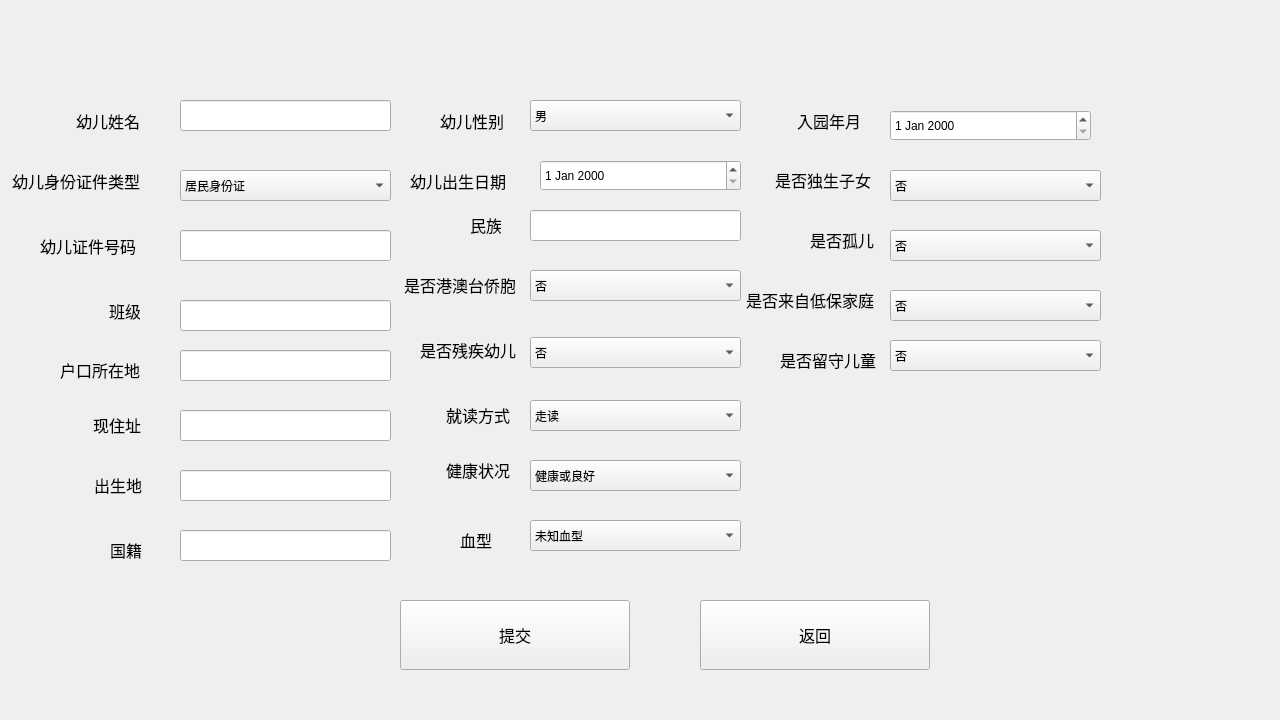
<?xml version="1.0" encoding="UTF-8"?>
<ui version="4.0">
    <class>Form</class>
    <widget class="QWidget" name="Form">
        <property name="geometry">
            <rect>
                <x>0</x>
                <y>0</y>
                <width>1280</width>
                <height>720</height>
            </rect>
        </property>
        <property name="windowTitle">
            <string>Form</string>
        </property>
        <widget class="QPushButton" name="pushButton">
            <property name="geometry">
                <rect>
                    <x>400</x>
                    <y>600</y>
                    <width>230</width>
                    <height>70</height>
                </rect>
            </property>
            <property name="font">
                <font>
                    <family>Adobe 黑体 Std R</family>
                    <pointsize>12</pointsize>
                </font>
            </property>
            <property name="text">
                <string>提交</string>
            </property>
        </widget>
        <widget class="QPushButton" name="pushButton_2">
            <property name="geometry">
                <rect>
                    <x>700</x>
                    <y>600</y>
                    <width>230</width>
                    <height>70</height>
                </rect>
            </property>
            <property name="font">
                <font>
                    <family>Adobe 黑体 Std R</family>
                    <pointsize>12</pointsize>
                </font>
            </property>
            <property name="text">
                <string>返回</string>
            </property>
        </widget>
        <widget class="QLabel" name="label">
            <property name="geometry">
                <rect>
                    <x>76</x>
                    <y>110</y>
                    <width>70</width>
                    <height>21</height>
                </rect>
            </property>
            <property name="font">
                <font>
                    <family>Adobe 黑体 Std R</family>
                    <pointsize>12</pointsize>
                </font>
            </property>
            <property name="text">
                <string>幼儿姓名</string>
            </property>
        </widget>
        <widget class="QLineEdit" name="lineEdit">
            <property name="geometry">
                <rect>
                    <x>180</x>
                    <y>100</y>
                    <width>211</width>
                    <height>31</height>
                </rect>
            </property>
        </widget>
        <widget class="QLabel" name="label_2">
            <property name="geometry">
                <rect>
                    <x>40</x>
                    <y>235</y>
                    <width>121</width>
                    <height>21</height>
                </rect>
            </property>
            <property name="font">
                <font>
                    <family>Adobe 黑体 Std R</family>
                    <pointsize>12</pointsize>
                </font>
            </property>
            <property name="text">
                <string>幼儿证件号码</string>
            </property>
        </widget>
        <widget class="QLineEdit" name="lineEdit_2">
            <property name="geometry">
                <rect>
                    <x>180</x>
                    <y>230</y>
                    <width>211</width>
                    <height>31</height>
                </rect>
            </property>
        </widget>
        <widget class="QLabel" name="label_3">
            <property name="geometry">
                <rect>
                    <x>12</x>
                    <y>170</y>
                    <width>131</width>
                    <height>21</height>
                </rect>
            </property>
            <property name="font">
                <font>
                    <family>Adobe 黑体 Std R</family>
                    <pointsize>12</pointsize>
                </font>
            </property>
            <property name="text">
                <string>幼儿身份证件类型</string>
            </property>
        </widget>
        <widget class="QLabel" name="label_4">
            <property name="geometry">
                <rect>
                    <x>109</x>
                    <y>300</y>
                    <width>31</width>
                    <height>21</height>
                </rect>
            </property>
            <property name="font">
                <font>
                    <family>Adobe 黑体 Std R</family>
                    <pointsize>12</pointsize>
                </font>
            </property>
            <property name="text">
                <string>班级</string>
            </property>
        </widget>
        <widget class="QLabel" name="label_5">
            <property name="geometry">
                <rect>
                    <x>60</x>
                    <y>360</y>
                    <width>91</width>
                    <height>20</height>
                </rect>
            </property>
            <property name="font">
                <font>
                    <family>Adobe 黑体 Std R</family>
                    <pointsize>12</pointsize>
                </font>
            </property>
            <property name="text">
                <string>户口所在地</string>
            </property>
        </widget>
        <widget class="QLineEdit" name="lineEdit_3">
            <property name="geometry">
                <rect>
                    <x>180</x>
                    <y>350</y>
                    <width>211</width>
                    <height>31</height>
                </rect>
            </property>
        </widget>
        <widget class="QLabel" name="label_6">
            <property name="geometry">
                <rect>
                    <x>93</x>
                    <y>415</y>
                    <width>61</width>
                    <height>20</height>
                </rect>
            </property>
            <property name="font">
                <font>
                    <family>Adobe 黑体 Std R</family>
                    <pointsize>12</pointsize>
                </font>
            </property>
            <property name="text">
                <string>现住址</string>
            </property>
        </widget>
        <widget class="QLineEdit" name="lineEdit_4">
            <property name="geometry">
                <rect>
                    <x>180</x>
                    <y>410</y>
                    <width>211</width>
                    <height>31</height>
                </rect>
            </property>
        </widget>
        <widget class="QLabel" name="label_7">
            <property name="geometry">
                <rect>
                    <x>94</x>
                    <y>475</y>
                    <width>61</width>
                    <height>20</height>
                </rect>
            </property>
            <property name="font">
                <font>
                    <family>Adobe 黑体 Std R</family>
                    <pointsize>12</pointsize>
                </font>
            </property>
            <property name="text">
                <string>出生地</string>
            </property>
        </widget>
        <widget class="QLineEdit" name="lineEdit_5">
            <property name="geometry">
                <rect>
                    <x>180</x>
                    <y>470</y>
                    <width>211</width>
                    <height>31</height>
                </rect>
            </property>
        </widget>
        <widget class="QLabel" name="label_8">
            <property name="geometry">
                <rect>
                    <x>110</x>
                    <y>540</y>
                    <width>61</width>
                    <height>20</height>
                </rect>
            </property>
            <property name="font">
                <font>
                    <family>Adobe 黑体 Std R</family>
                    <pointsize>12</pointsize>
                </font>
            </property>
            <property name="text">
                <string>国籍</string>
            </property>
        </widget>
        <widget class="QLineEdit" name="lineEdit_6">
            <property name="geometry">
                <rect>
                    <x>180</x>
                    <y>530</y>
                    <width>211</width>
                    <height>31</height>
                </rect>
            </property>
        </widget>
        <widget class="QLabel" name="label_10">
            <property name="geometry">
                <rect>
                    <x>440</x>
                    <y>110</y>
                    <width>131</width>
                    <height>21</height>
                </rect>
            </property>
            <property name="font">
                <font>
                    <family>Adobe 黑体 Std R</family>
                    <pointsize>12</pointsize>
                </font>
            </property>
            <property name="text">
                <string>幼儿性别</string>
            </property>
        </widget>
        <widget class="QLabel" name="label_11">
            <property name="geometry">
                <rect>
                    <x>410</x>
                    <y>170</y>
                    <width>131</width>
                    <height>21</height>
                </rect>
            </property>
            <property name="font">
                <font>
                    <family>Adobe 黑体 Std R</family>
                    <pointsize>12</pointsize>
                </font>
            </property>
            <property name="text">
                <string>幼儿出生日期</string>
            </property>
        </widget>
        <widget class="QLabel" name="label_9">
            <property name="geometry">
                <rect>
                    <x>470</x>
                    <y>215</y>
                    <width>31</width>
                    <height>20</height>
                </rect>
            </property>
            <property name="font">
                <font>
                    <family>Adobe 黑体 Std R</family>
                    <pointsize>12</pointsize>
                </font>
            </property>
            <property name="text">
                <string>民族</string>
            </property>
        </widget>
        <widget class="QLabel" name="label_12">
            <property name="geometry">
                <rect>
                    <x>420</x>
                    <y>340</y>
                    <width>111</width>
                    <height>20</height>
                </rect>
            </property>
            <property name="font">
                <font>
                    <family>Adobe 黑体 Std R</family>
                    <pointsize>12</pointsize>
                </font>
            </property>
            <property name="text">
                <string>是否残疾幼儿</string>
            </property>
        </widget>
        <widget class="QLabel" name="label_13">
            <property name="geometry">
                <rect>
                    <x>404</x>
                    <y>275</y>
                    <width>111</width>
                    <height>20</height>
                </rect>
            </property>
            <property name="font">
                <font>
                    <family>Adobe 黑体 Std R</family>
                    <pointsize>12</pointsize>
                </font>
            </property>
            <property name="text">
                <string>是否港澳台侨胞</string>
            </property>
        </widget>
        <widget class="QLineEdit" name="lineEdit_10">
            <property name="geometry">
                <rect>
                    <x>530</x>
                    <y>210</y>
                    <width>211</width>
                    <height>31</height>
                </rect>
            </property>
        </widget>
        <widget class="QComboBox" name="comboBox_4">
            <property name="geometry">
                <rect>
                    <x>530</x>
                    <y>270</y>
                    <width>211</width>
                    <height>31</height>
                </rect>
            </property>
            <item>
                <property name="text">
                    <string>否</string>
                </property>
            </item>
            <item>
                <property name="text">
                    <string>是</string>
                </property>
            </item>
        </widget>
        <widget class="QLabel" name="label_14">
            <property name="geometry">
                <rect>
                    <x>797</x>
                    <y>110</y>
                    <width>131</width>
                    <height>21</height>
                </rect>
            </property>
            <property name="font">
                <font>
                    <family>Adobe 黑体 Std R</family>
                    <pointsize>12</pointsize>
                </font>
            </property>
            <property name="text">
                <string>入园年月</string>
            </property>
        </widget>
        <widget class="QLabel" name="label_15">
            <property name="geometry">
                <rect>
                    <x>446</x>
                    <y>460</y>
                    <width>81</width>
                    <height>20</height>
                </rect>
            </property>
            <property name="font">
                <font>
                    <family>Adobe 黑体 Std R</family>
                    <pointsize>12</pointsize>
                </font>
            </property>
            <property name="text">
                <string>健康状况</string>
            </property>
        </widget>
        <widget class="QLabel" name="label_16">
            <property name="geometry">
                <rect>
                    <x>446</x>
                    <y>405</y>
                    <width>71</width>
                    <height>20</height>
                </rect>
            </property>
            <property name="font">
                <font>
                    <family>Adobe 黑体 Std R</family>
                    <pointsize>12</pointsize>
                </font>
            </property>
            <property name="text">
                <string>就读方式</string>
            </property>
        </widget>
        <widget class="QComboBox" name="comboBox_6">
            <property name="geometry">
                <rect>
                    <x>530</x>
                    <y>460</y>
                    <width>211</width>
                    <height>31</height>
                </rect>
            </property>
            <item>
                <property name="text">
                    <string>健康或良好</string>
                </property>
            </item>
            <item>
                <property name="text">
                    <string>一般或较弱</string>
                </property>
            </item>
            <item>
                <property name="text">
                    <string>有慢性病</string>
                </property>
            </item>
            <item>
                <property name="text">
                    <string>有生理缺陷</string>
                </property>
            </item>
            <item>
                <property name="text">
                    <string>残疾</string>
                </property>
            </item>
        </widget>
        <widget class="QComboBox" name="comboBox_7">
            <property name="geometry">
                <rect>
                    <x>530</x>
                    <y>400</y>
                    <width>211</width>
                    <height>31</height>
                </rect>
            </property>
            <item>
                <property name="text">
                    <string>走读</string>
                </property>
            </item>
            <item>
                <property name="text">
                    <string>住校</string>
                </property>
            </item>
        </widget>
        <widget class="QDateEdit" name="dateEdit">
            <property name="geometry">
                <rect>
                    <x>540</x>
                    <y>160</y>
                    <width>201</width>
                    <height>31</height>
                </rect>
            </property>
        </widget>
        <widget class="QDateEdit" name="dateEdit_2">
            <property name="geometry">
                <rect>
                    <x>890</x>
                    <y>110</y>
                    <width>201</width>
                    <height>31</height>
                </rect>
            </property>
        </widget>
        <widget class="QComboBox" name="comboBox_8">
            <property name="geometry">
                <rect>
                    <x>530</x>
                    <y>520</y>
                    <width>211</width>
                    <height>31</height>
                </rect>
            </property>
            <item>
                <property name="text">
                    <string>未知血型</string>
                </property>
            </item>
            <item>
                <property name="text">
                    <string>A血型</string>
                </property>
            </item>
            <item>
                <property name="text">
                    <string>B血型</string>
                </property>
            </item>
            <item>
                <property name="text">
                    <string>AB血型</string>
                </property>
            </item>
            <item>
                <property name="text">
                    <string>O血型</string>
                </property>
            </item>
            <item>
                <property name="text">
                    <string>RH阴性血型</string>
                </property>
            </item>
            <item>
                <property name="text">
                    <string>RH阳性血型</string>
                </property>
            </item>
            <item>
                <property name="text">
                    <string>HLA血型</string>
                </property>
            </item>
            <item>
                <property name="text">
                    <string>未定血型</string>
                </property>
            </item>
            <item>
                <property name="text">
                    <string>其他血型</string>
                </property>
            </item>
        </widget>
        <widget class="QLabel" name="label_17">
            <property name="geometry">
                <rect>
                    <x>460</x>
                    <y>530</y>
                    <width>81</width>
                    <height>20</height>
                </rect>
            </property>
            <property name="font">
                <font>
                    <family>Adobe 黑体 Std R</family>
                    <pointsize>12</pointsize>
                </font>
            </property>
            <property name="text">
                <string>血型</string>
            </property>
        </widget>
        <widget class="QLabel" name="label_18">
            <property name="geometry">
                <rect>
                    <x>810</x>
                    <y>230</y>
                    <width>81</width>
                    <height>20</height>
                </rect>
            </property>
            <property name="font">
                <font>
                    <family>Adobe 黑体 Std R</family>
                    <pointsize>12</pointsize>
                </font>
            </property>
            <property name="text">
                <string>是否孤儿</string>
            </property>
        </widget>
        <widget class="QLabel" name="label_19">
            <property name="geometry">
                <rect>
                    <x>775</x>
                    <y>170</y>
                    <width>111</width>
                    <height>20</height>
                </rect>
            </property>
            <property name="font">
                <font>
                    <family>Adobe 黑体 Std R</family>
                    <pointsize>12</pointsize>
                </font>
            </property>
            <property name="text">
                <string>是否独生子女</string>
            </property>
        </widget>
        <widget class="QLabel" name="label_20">
            <property name="geometry">
                <rect>
                    <x>746</x>
                    <y>290</y>
                    <width>131</width>
                    <height>20</height>
                </rect>
            </property>
            <property name="font">
                <font>
                    <family>Adobe 黑体 Std R</family>
                    <pointsize>12</pointsize>
                </font>
            </property>
            <property name="text">
                <string>是否来自低保家庭</string>
            </property>
        </widget>
        <widget class="QLabel" name="label_21">
            <property name="geometry">
                <rect>
                    <x>780</x>
                    <y>350</y>
                    <width>111</width>
                    <height>20</height>
                </rect>
            </property>
            <property name="font">
                <font>
                    <family>Adobe 黑体 Std R</family>
                    <pointsize>12</pointsize>
                </font>
            </property>
            <property name="text">
                <string>是否留守儿童</string>
            </property>
        </widget>
        <widget class="QComboBox" name="comboBox_13">
            <property name="geometry">
                <rect>
                    <x>180</x>
                    <y>170</y>
                    <width>211</width>
                    <height>31</height>
                </rect>
            </property>
            <item>
                <property name="text">
                    <string>居民身份证</string>
                </property>
            </item>
            <item>
                <property name="text">
                    <string>香港特区护照/身份证明</string>
                </property>
            </item>
            <item>
                <property name="text">
                    <string>澳门特区护照/身份证明</string>
                </property>
            </item>
            <item>
                <property name="text">
                    <string>台湾居民来往大陆通行证</string>
                </property>
            </item>
            <item>
                <property name="text">
                    <string>境外永久居住证</string>
                </property>
            </item>
            <item>
                <property name="text">
                    <string>其他</string>
                </property>
            </item>
        </widget>
        <widget class="QComboBox" name="comboBox_3">
            <property name="geometry">
                <rect>
                    <x>530</x>
                    <y>100</y>
                    <width>211</width>
                    <height>31</height>
                </rect>
            </property>
            <item>
                <property name="text">
                    <string>男</string>
                </property>
            </item>
            <item>
                <property name="text">
                    <string>女</string>
                </property>
            </item>
        </widget>
        <widget class="QLineEdit" name="lineEdit_7">
            <property name="geometry">
                <rect>
                    <x>180</x>
                    <y>300</y>
                    <width>211</width>
                    <height>31</height>
                </rect>
            </property>
        </widget>
        <widget class="QComboBox" name="comboBox_14">
            <property name="geometry">
                <rect>
                    <x>530</x>
                    <y>337</y>
                    <width>211</width>
                    <height>31</height>
                </rect>
            </property>
            <item>
                <property name="text">
                    <string>否</string>
                </property>
            </item>
            <item>
                <property name="text">
                    <string>是</string>
                </property>
            </item>
        </widget>
        <widget class="QComboBox" name="comboBox_5">
            <property name="geometry">
                <rect>
                    <x>890</x>
                    <y>170</y>
                    <width>211</width>
                    <height>31</height>
                </rect>
            </property>
            <item>
                <property name="text">
                    <string>否</string>
                </property>
            </item>
            <item>
                <property name="text">
                    <string>是</string>
                </property>
            </item>
        </widget>
        <widget class="QComboBox" name="comboBox_9">
            <property name="geometry">
                <rect>
                    <x>890</x>
                    <y>230</y>
                    <width>211</width>
                    <height>31</height>
                </rect>
            </property>
            <item>
                <property name="text">
                    <string>否</string>
                </property>
            </item>
            <item>
                <property name="text">
                    <string>是</string>
                </property>
            </item>
        </widget>
        <widget class="QComboBox" name="comboBox_10">
            <property name="geometry">
                <rect>
                    <x>890</x>
                    <y>290</y>
                    <width>211</width>
                    <height>31</height>
                </rect>
            </property>
            <item>
                <property name="text">
                    <string>否</string>
                </property>
            </item>
            <item>
                <property name="text">
                    <string>是</string>
                </property>
            </item>
        </widget>
        <widget class="QComboBox" name="comboBox_11">
            <property name="geometry">
                <rect>
                    <x>890</x>
                    <y>340</y>
                    <width>211</width>
                    <height>31</height>
                </rect>
            </property>
            <item>
                <property name="text">
                    <string>否</string>
                </property>
            </item>
            <item>
                <property name="text">
                    <string>是</string>
                </property>
            </item>
        </widget>
    </widget>
    <resources/>
    <connections/>
</ui>
